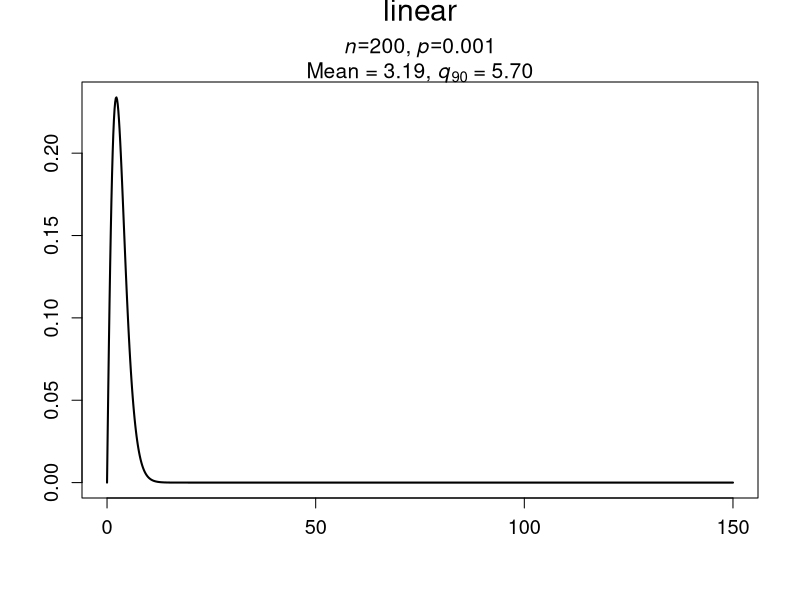
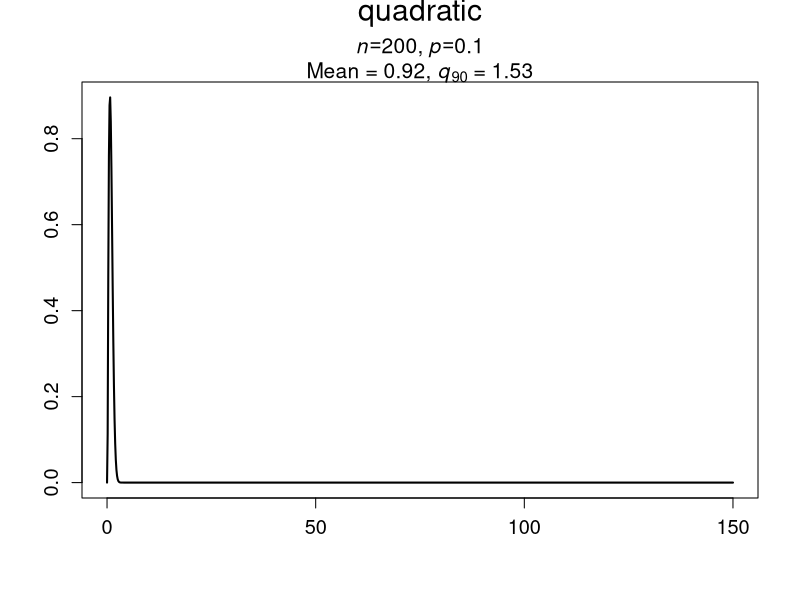
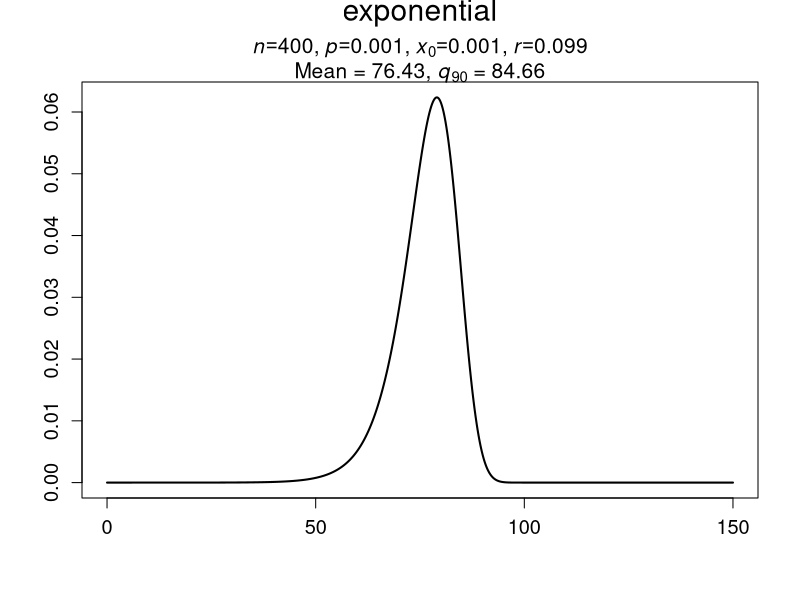
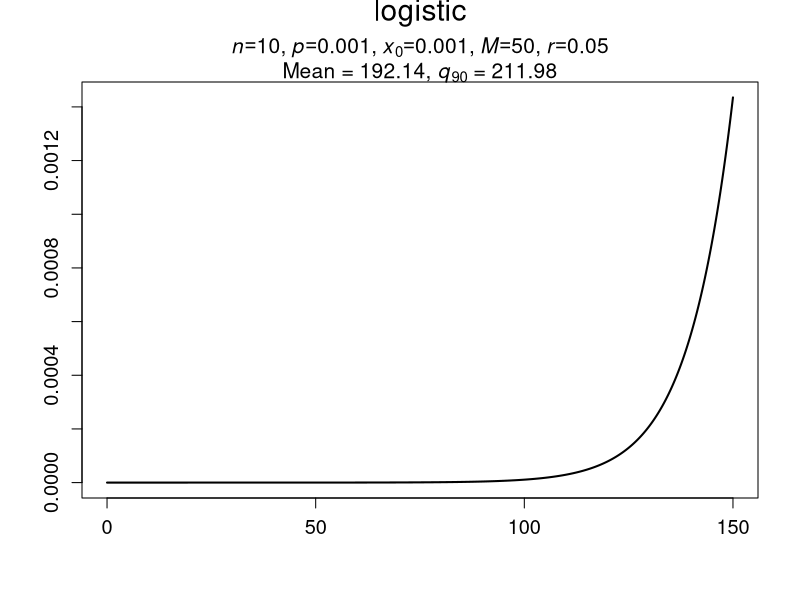

Reproduce these figures in R, in order.
#-----------------------------------------------------------
# information about the parameters
# n: density of traps
# p: probability of detection per individual and per trap
# x0: initial population size at the time of incursion
# M: carrying capacity
# r: rate of population growth
#------------------------------------------------------------
select_function <- function(type = c("linear","quadratic", "exponential", "logistic"), 
                            params = list(n = n, p = p, x0 = x0, M = M, r = r)) {

 # Match the selected type to ensure it is one of the allowed values. 
 type <- match.arg(type) 

 # Define the specific function based on the type parameter.
  
  fun <- switch(type,

# Linear function calculation
    linear = function(y) {

  # Check if the required parameters n and p are provided.
      if (is.null(params$n) || is.null(params$p)) 
        stop("n and p parameters are required for custom linear function")

  # Calculate h based on the provided parameters and the input value y.
      h <- 1 - (1 - params$p)^(params$n * y)
      return(h * exp(-h / (params$n * log(1 - params$p)) - y))
    },

  # Quadratic function calculation
    quadratic = function(y) {
      if (is.null(params$n) || is.null(params$p)) 
        stop("n and p parameters are required for custom quadratic function")
      h <- 1 - (1 - params$p)^(params$n * y^2)
      return(h * exp(-h / (params$n * log(1 - params$p)) - y^2) * 2 * y)
    },
 
 # Exponential function calculation   
    exponential = function(y) {
      if (is.null(params$n) || is.null(params$p) || is.null(params$x0) || is.null(params$r)) 
        stop("n, p, x0 and r parameters are required for exponential function")
      exp_term <- params$x0 * exp(params$r * y)
      h <- 1 - (1 - params$p)^(params$n * exp_term)
      return(h * exp(-h / (params$n * log(1 - params$p)) - exp_term) * params$r * exp_term)
    },

 # Logistic function calculation
    logistic = function(y) {
      if (is.null(params$n) || is.null(params$p) || is.null(params$x0) || is.null(params$M) || is.null(params$r)) 
        stop("n, p, x0, r and M parameters are required for logistic function")
      logistic_term <- params$M / (1 + ((params$M - params$x0)/params$x0) * exp(- params$r * y))
      h <- 1 - (1 - params$p)^(params$n * logistic_term)
      return(h * exp(-h / (params$n * log(1 - params$p)) - logistic_term) * params$r * logistic_term * (1 - logistic_term/params$M))
    }
  )
  
  # Calculate the integral of the function using numerical integration.
  integral <- tryCatch({
    integrate(fun, lower = 0, upper = 1000)$value
  }, error = function(e) {
    warning("Error in integration: ", e$message)
    return(NA)
  })
  
   # Check if the calculated integral is close to 1 (indicating a valid probability distribution).
  is_valid <- abs(integral - 1) < 1e-4
  
  # Calculate mean and q90 if the function is valid
  mean_val <- NA
  q90_val <- NA
  if (is_valid) {
    # Calculate mean
    mean_fun <- function(y) y * fun(y)
    mean_val <- tryCatch({
      integrate(mean_fun, lower = 0, upper = 1000)$value
    }, error = function(e) {
      warning("Error in mean calculation: ", e$message)
      return(NA)
    })
    
    # Calculate q90
    cdf_fun <- function(y) {
      tryCatch({
        integrate(fun, lower = 0, upper = y)$value
      }, error = function(e) {
        warning("Error in CDF calculation: ", e$message)
        return(NA)
      })
    }
    q90_val <- uniroot(function(y) cdf_fun(y) - 0.9, c(0, 1000))$root
  }
  
  # If valid, create a density plot
  plot <- NULL
  if (is_valid) {
    x <- seq(0, 150, length.out = 1000)
    y <- sapply(x, fun)
    df <- data.frame(x = x, y = y)
    # Conditionally format the parameters based on the function type
    param_text <- switch(type,
      linear = bquote(italic(n) == .(params$n) * "," ~ italic(p) == .(params$p)),
      quadratic = bquote(italic(n) == .(params$n) * "," ~ italic(p) == .(params$p)),      
      exponential = bquote(italic(n) == .(params$n) * "," ~ italic(p) == .(params$p) * "," ~ italic(x)[0] == .(params$x0) * "," ~ italic(r) == .(params$r)),
      logistic = bquote(italic(n) == .(params$n) * "," ~ italic(p) == .(params$p) * "," ~ italic(x)[0] == .(params$x0) * "," ~ italic(M) == .(params$M) * "," ~ italic(r) == .(params$r))  
  )
    
    # Title text with the parameter and q90 formatting
    title_text <- bquote(atop(
      .(type),
      atop(
        .(param_text),
        paste("Mean = ", .(sprintf("%.2f", mean_val)), ", ", italic(q)[90], " = ", .(sprintf("%.2f", q90_val)))
      )
    ))
    plot <- plot(df, ylab = "", xlab ="", type = "l", lwd = 2, main = title_text,cex.main=1.8,cex.axis=1.2,cex.lab=1.5)
  }
  
  # return the results
  return(list(
    fun = fun,
    integral = integral,
    is_valid = is_valid,
    plot = plot,
    mean = mean_val,
    q90 = q90_val
  ))
}

# Helper function to display results
plot_function <- function(type, params) {
  result <- select_function(type, params)
  if (result$is_valid) {
    print(result$plot)
    cat("Integral:", result$integral, "\n")
    cat("Is valid:", result$is_valid, "\n")
    cat("Mean:", result$mean, "\n")
    cat("90th percentile:", result$q90, "\n")
  } else {
    cat("The function is not valid. Integral:", result$integral, "\n")
  }
}

# usage examples
plot_function("linear", list(n = 200, p = 0.001))
plot_function("quadratic", list(n = 200, p = 0.1))
plot_function("exponential", list(n = 400, p = 0.001, x0 = 0.001, r = 0.099))
plot_function("logistic", list(n = 10, p = 0.001, x0 = 0.001, M = 50, r =0.05))



